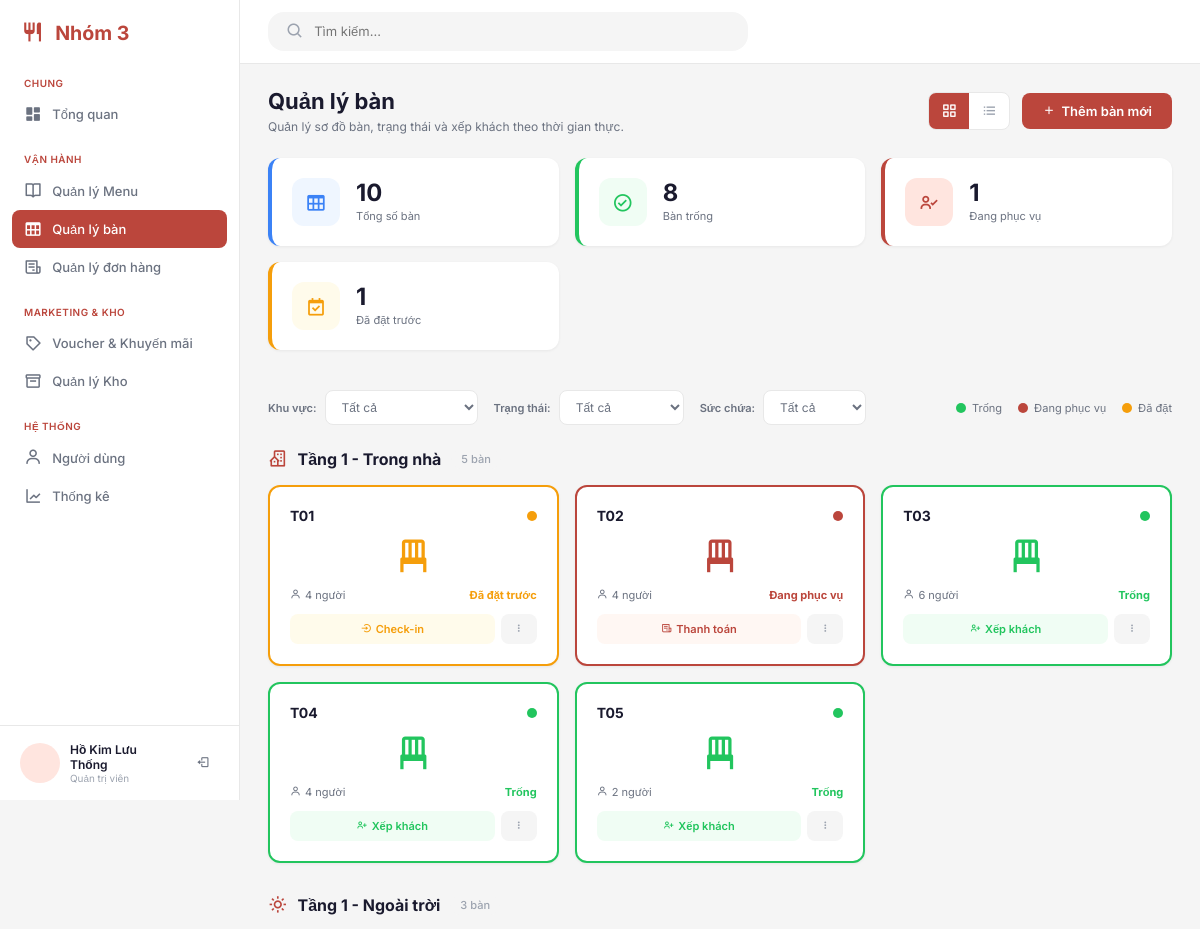
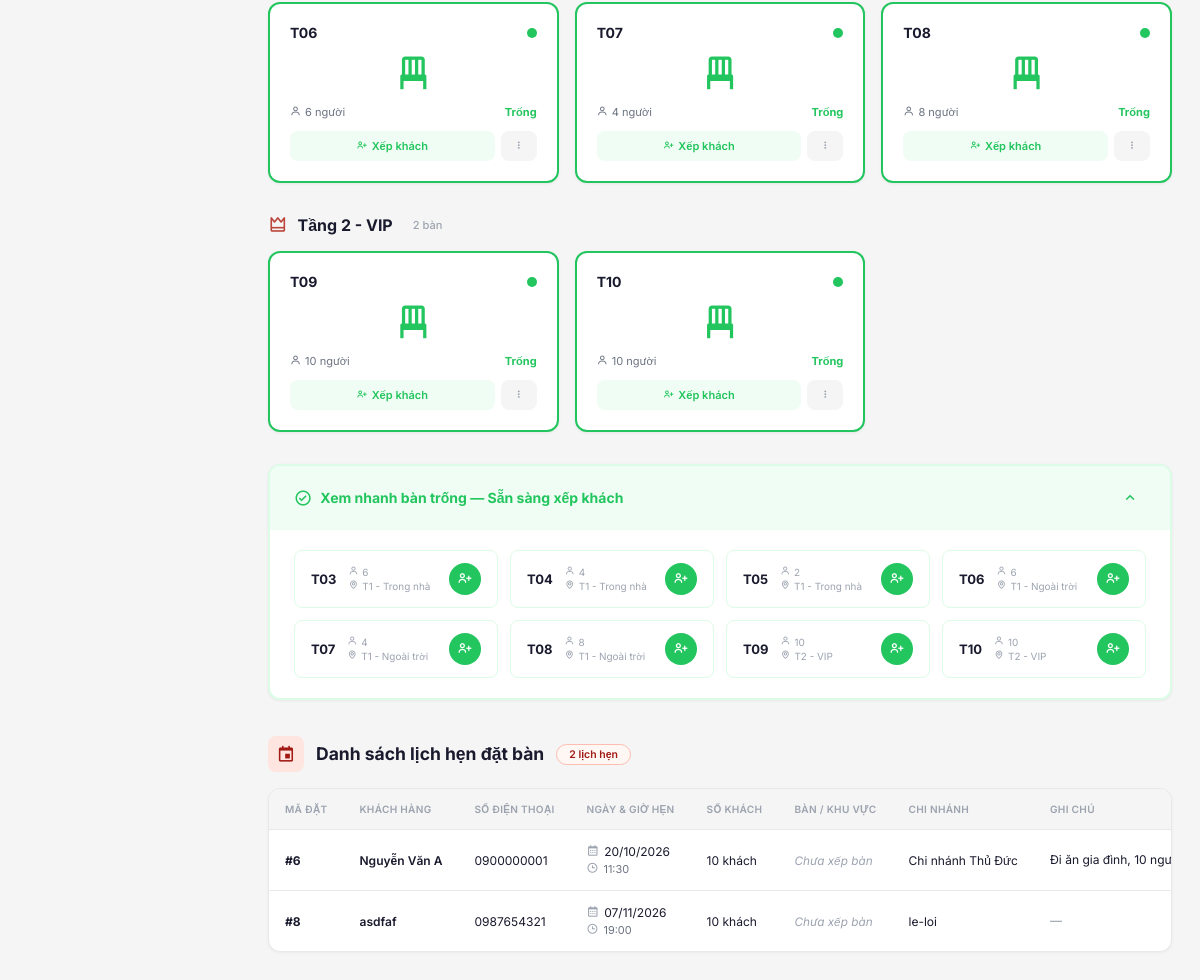
/admin/index.php?page=tables (signed in), run on an earlier commit of the app's database (2 pictures, top to bottom).
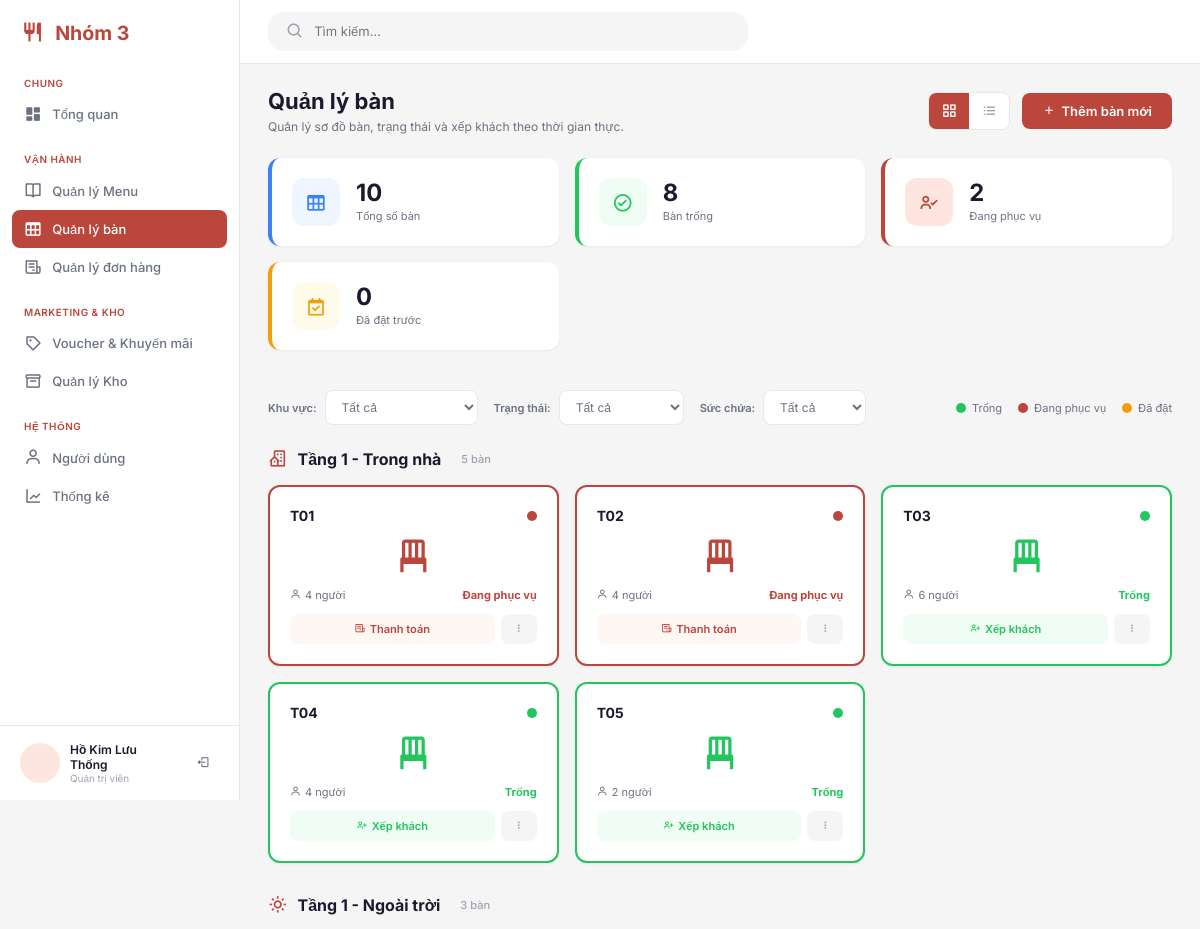
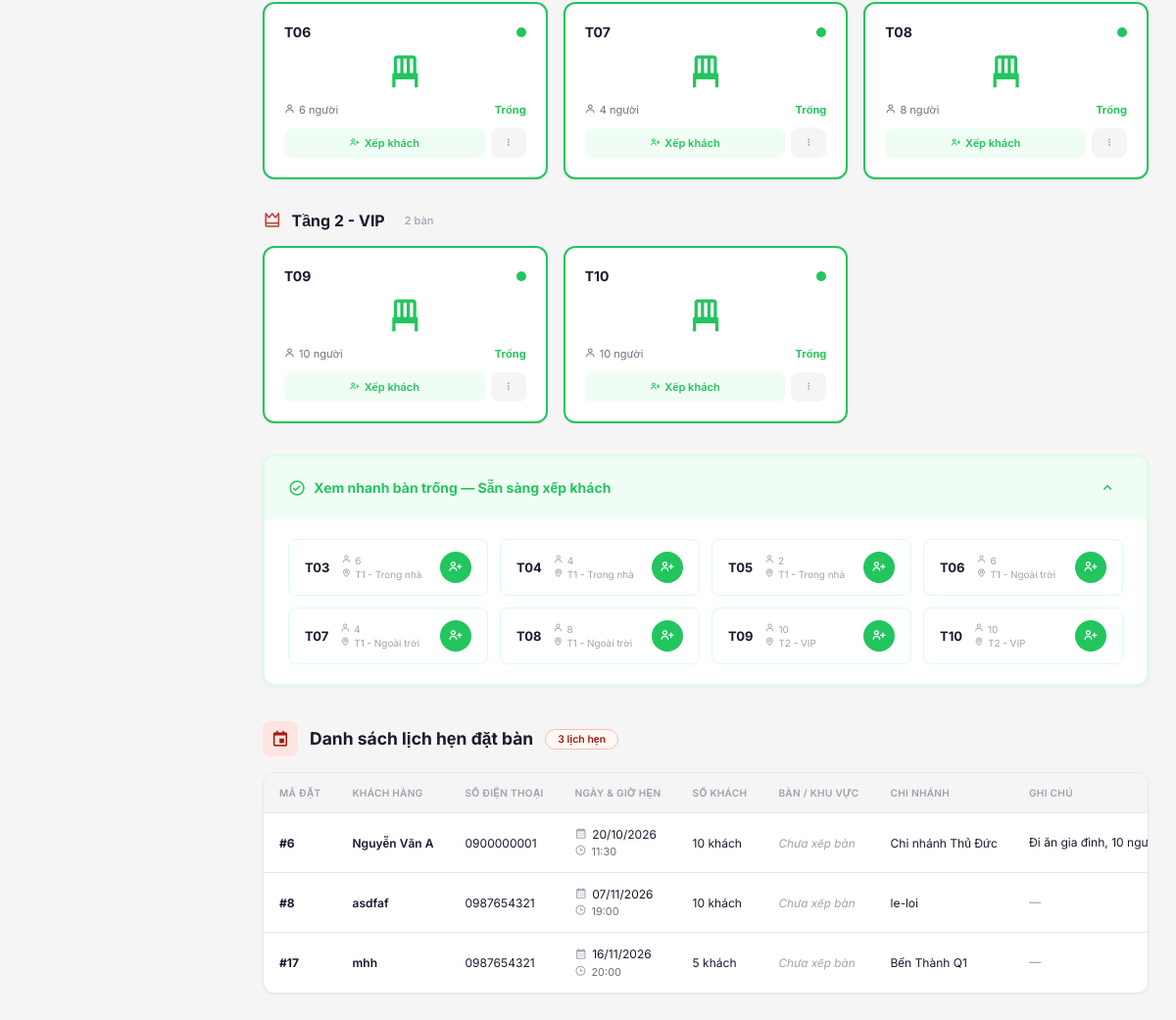
And on a later commit of the database (2 pictures, top to bottom).
### tables this page shows
CREATE TABLE `service_table` (
  `tableId` int(11) NOT NULL,
  `tableNumber` varchar(10) NOT NULL,
  `area` varchar(50) DEFAULT NULL,
  `capacity` int(11) NOT NULL DEFAULT 4,
  `status` varchar(20) NOT NULL DEFAULT 'AVAILABLE',
  `isDeleted` tinyint(1) NOT NULL DEFAULT 0,
  `createdAt` datetime NOT NULL DEFAULT current_timestamp()
);

CREATE TABLE `reservation` (
  `reservationId` int(11) NOT NULL,
  `customerId` int(11) DEFAULT NULL,
  `guestName` varchar(100) NOT NULL,
  `guestPhone` varchar(20) NOT NULL,
  `guestEmail` varchar(150) DEFAULT NULL,
  `reservationDate` date NOT NULL,
  `reservationTime` time NOT NULL,
  `guestCount` int(11) NOT NULL DEFAULT 1,
  `branch` varchar(100) DEFAULT NULL,
  `status` varchar(20) NOT NULL DEFAULT 'PENDING',
  `note` text DEFAULT NULL,
  `isDeleted` tinyint(1) NOT NULL DEFAULT 0,
  `createdAt` datetime NOT NULL DEFAULT current_timestamp()
);

### admin/index.php (called while the page is built, shortened)
<?php
$page = $_GET['page'] ?? 'overview';
$routes = [
    'overview'         => 'page/overview/index.php',
    'menu'             => 'page/menu/index.php',
    'warehouse'        => 'page/warehouse/index.php',
    'tables'           => 'page/tables/index.php',
    'orders'           => 'page/orders/index.php',
    'vouchers'         => 'page/vouchers/index.php',
    'users'            => 'page/users/index.php',
    'statistics'       => 'page/statistics/index.php',
    'login'            => 'page/login/index.php',
];
$file = __DIR__ . '/' . $routes[$page];
require $file;

### admin/page/tables/function.php (called while the page is built, shortened)
<?php
function table_get_all($conn)
{
    $sql = "SELECT * FROM service_table
            WHERE isDeleted = 0
            ORDER BY tableId";
    $result = $conn->query($sql);
    return $result ? $result->fetch_all(MYSQLI_ASSOC) : [];
}
function table_get_reservations($conn)
{
    $sql = "SELECT * FROM reservation
            WHERE isDeleted = 0
            AND status IN ('PENDING', 'CONFIRMED')
            ORDER BY reservationDate, reservationTime";
    $result = $conn->query($sql);
    return $result ? $result->fetch_all(MYSQLI_ASSOC) : [];
}
function table_get_area_map()
{
    return [
        'Trong nhà'   => ['slug' => 'tang1-trong', 'label' => 'Tầng 1 - Trong nhà', 'icon' => 'bx-building-house'],
        'Ngoài trời'  => ['slug' => 'tang1-ngoai', 'label' => 'Tầng 1 - Ngoài trời', 'icon' => 'bx-sun'],
        'VIP'         => ['slug' => 'tang2-vip',   'label' => 'Tầng 2 - VIP', 'icon' => 'bx-crown'],
        'Phòng riêng' => ['slug' => 'tang2-rieng', 'label' => 'Tầng 2 - Phòng riêng', 'icon' => 'bx-door-open'],
    ];
}
function table_group_by_area($tables)
{
    $groups = [];
    foreach ($tables as $table) {
        $groups[$table['area'] ?: 'Chưa phân khu'][] = $table;
    }
    return $groups;
}
if (!function_exists('h')) {
    function h($value)
    {
        return htmlspecialchars((string)$value, ENT_QUOTES, 'UTF-8');
    }
}
if (!function_exists('statusText')) {
    function statusText($status)
    {
        return [
            'AVAILABLE' => 'Trống',
            'OCCUPIED'  => 'Đang phục vụ',
            'RESERVED'  => 'Đã đặt trước',
        ][$status] ?? $status;
    }
}
if (!function_exists('statusClass')) {
    function statusClass($status)
    {
        return strtolower((string)$status);
    }
}

### admin/page/tables/action.php (called while the page is built, shortened)
<?php
require_once __DIR__ . '/function.php';
$tables       = table_get_all($conn);
$reservations = table_get_reservations($conn);
$areaMap      = table_get_area_map();
$areaGroups   = table_group_by_area($tables);

### admin/page/tables/index.php (the view, shortened to what the rows shown need)
<?php
require_once __DIR__ . "/action.php";
include_once __DIR__ . '/../../../layouts/admin_header.php';
?>
<div class="page-title">
    <div>
        <h1 class="page-title__heading">Quản lý bàn</h1>
    </div>
</div>
<div class="tables-view tables-view--grid active" id="gridView">
    <?php foreach ($areaGroups as $areaName => $areaTables):
        $areaInfo = $areaMap[$areaName] ?? ['slug' => 'khac', 'label' => $areaName, 'icon' => 'bx-map']; ?>
        <div class="zone-section">
            <div class="zone-section__header">
                <div class="zone-section__title">
                    <i class="bx <?= h($areaInfo['icon']) ?>"></i>
                    <h2><?= h($areaInfo['label']) ?></h2>
                    <span class="zone-section__count"><?= count($areaTables) ?> bàn</span>
                </div>
            </div>
            <div class="tables-grid">
                <?php foreach ($areaTables as $table):
                    $id = (int)$table['tableId'];
                    $status = $table['status'];
                    $statusLower = statusClass($status);
                    $zone = $areaInfo['slug']; ?>
                    <div class="table-card table-card--<?= h($statusLower) ?>" data-id="<?= $id ?>" data-zone="<?= h($zone) ?>" data-area="<?= h($table['area']) ?>" data-status="<?= h($statusLower) ?>" data-capacity="<?= (int)$table['capacity'] ?>">
                        <div class="table-card__header"><span class="table-card__number"><?= h($table['tableNumber']) ?></span>
                            <div class="table-card__status-dot"></div>
                        </div>
                        <div class="table-card__icon"><i class="bx bx-chair"></i></div>
                        <div class="table-card__info">
                            <span class="table-card__capacity"><i class="bx bx-user"></i> <?= (int)$table['capacity'] ?> người</span>
                            <span class="table-card__status-text"><?= h(statusText($status)) ?></span>
                        </div>
                        <div class="table-card__actions">
                            <?php if ($status === 'AVAILABLE'): ?>
                                <button class="table-card__btn table-card__btn--seat" onclick="seatGuest(<?= $id ?>)"><i class="bx bx-user-plus"></i> Xếp khách</button>
                            <?php elseif ($status === 'OCCUPIED'): ?>
                                <button class="table-card__btn table-card__btn--bill" onclick="billTable(<?= $id ?>)"><i class="bx bx-receipt"></i> Thanh toán</button>
                            <?php else: ?>
                                <button class="table-card__btn table-card__btn--checkin" onclick="changeStatus(<?= $id ?>, 'OCCUPIED')"><i class="bx bx-log-in-circle"></i> Check-in</button>
                            <?php endif; ?>
                            <button class="table-card__btn table-card__btn--more" onclick="toggleMenu(<?= $id ?>)"><i class="bx bx-dots-vertical-rounded"></i></button>
                        </div>
                    </div>
                <?php endforeach; ?>
            </div>
        </div>
    <?php endforeach; ?>
</div>
<div class="reservation-section" id="reservationsSection">
    <div class="reservation-section__header">
        <div class="reservation-section__title">
            <h2>Danh sách lịch hẹn đặt bàn</h2>
        </div>
    </div>
    <div class="list-card reservation-card">
        <div class="table-wrapper">
            <table class="tables-table reservation-table" id="resTable">
                <thead>
                    <tr>
                        <th>MÃ ĐẶT</th>
                        <th>KHÁCH HÀNG</th>
                        <th>SỐ ĐIỆN THOẠI</th>
                        <th>NGÀY & GIỜ HẸN</th>
                        <th>SỐ KHÁCH</th>
                        <th>BÀN / KHU VỰC</th>
                        <th>CHI NHÁNH</th>
                        <th>GHI CHÚ</th>
                    </tr>
                </thead>
                <tbody>
                    <?php if (empty($reservations)): ?>
                        <tr>
                            <td colspan="10" class="res-empty-state">
                                <i class="bx bx-calendar-x"></i>
                                Chưa có lịch hẹn đặt bàn nào trong hệ thống.
                            </td>
                        </tr>
                    <?php else: ?>
                        <?php foreach ($reservations as $res):
                            $resId = (int)$res['reservationId'];
                            $formattedDate = !empty($res['reservationDate']) ? date('d/m/Y', strtotime($res['reservationDate'])) : '—';
                            $formattedTime = !empty($res['reservationTime']) ? date('H:i', strtotime($res['reservationTime'])) : '—';
                            $assignedTable = !empty($res['tableNumber']) ? ('<span class="res-table-assigned">Bàn ' . h($res['tableNumber']) . ($res['area'] ? ' (' . h($res['area']) . ')' : '') . '</span>') : '<span class="res-table-unassigned">Chưa xếp bàn</span>';
                        ?>
                            <tr id="res-row-<?= $resId ?>">
                                <td><strong>#<?= $resId ?></strong></td>
                                <td>
                                    <div class="res-customer__name"><?= h($res['guestName']) ?></div>
                                </td>
                                <td><?= h($res['guestPhone']) ?></td>
                                <td>
                                    <div class="res-datetime__date"><i class="bx bx-calendar"></i> <?= $formattedDate ?></div>
                                    <div class="res-datetime__time"><i class="bx bx-time"></i> <?= $formattedTime ?></div>
                                </td>
                                <td><?= (int)$res['guestCount'] ?> khách</td>
                                <td><?= $assignedTable ?></td>
                                <td><?= h($res['branch'] ?: '—') ?></td>
                                <td class="res-note-cell">
                                    <?= !empty($res['note']) ? h($res['note']) : '<span class="text-muted-action">—</span>' ?>
                                </td>
                            </tr>
                        <?php endforeach; ?>
                    <?php endif; ?>
                </tbody>
            </table>
        </div>
    </div>
</div>
</main>
</div>
</body>
</html>

What changed in the data, as far as the page shows it:
changed service_table (number 1 of 10 on the later page): status "Đã đặt trước" → "Đang phục vụ"
added reservation: reservationId "17", guestName "mhh", guestPhone "0987654321", reservationDate "16/11/2026", reservationTime "20:00", guestCount "5", branch "Bến Thành Q1"
Also different on the page:
$statusCounts['OCCUPIED']: "1" → "2"
$statusCounts['RESERVED']: "1" → "0"
count($reservations): "2" → "3"
list line gone: "Check-in"
new list line: "Thanh toán"
